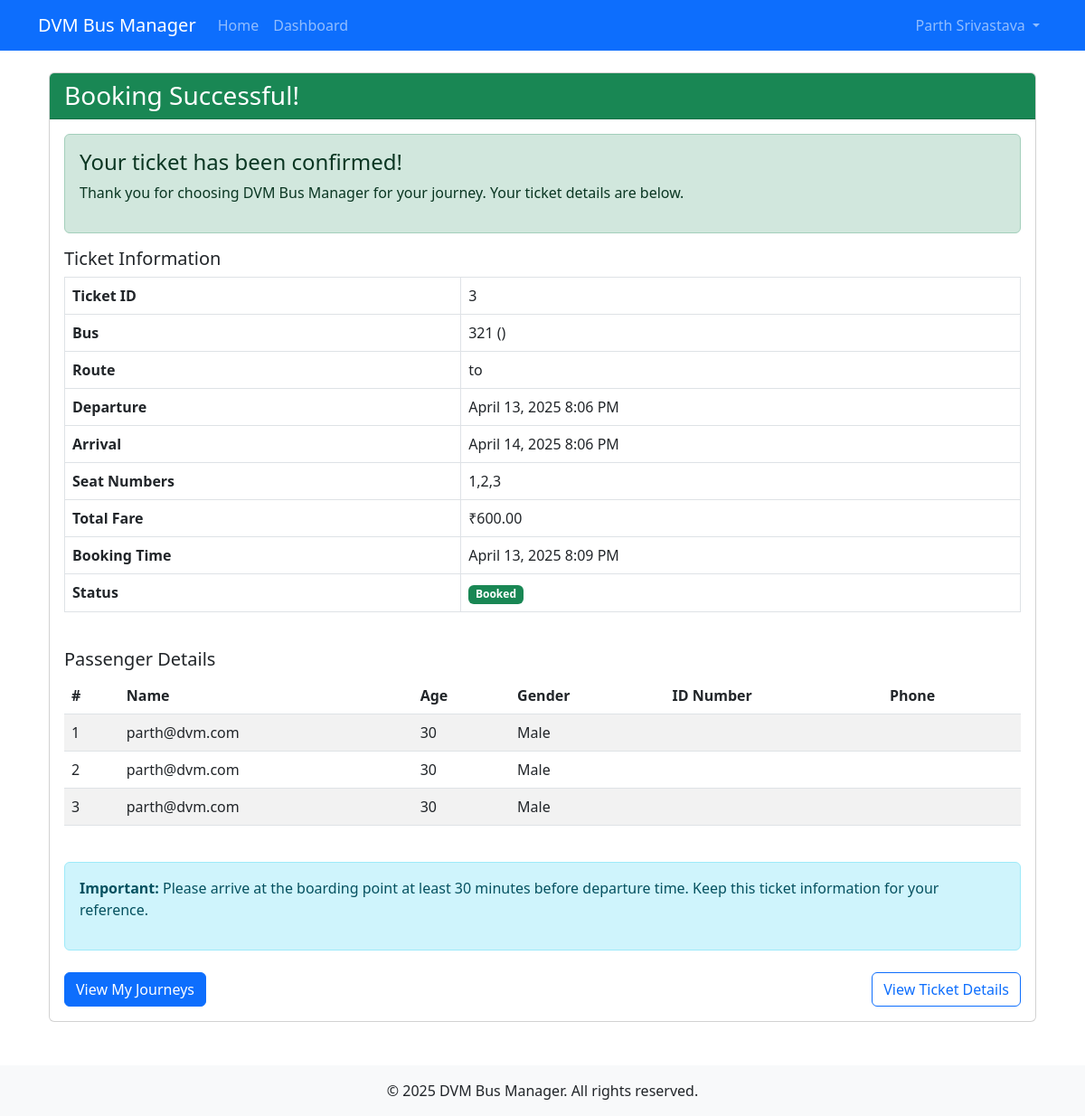
The page /booking/booking/success/3/ (signed in) on the database its author committed.
### accounts/models.py (models this page shows, shortened)
class User(AbstractUser):
    username = None  # Remove username field
    email = models.EmailField(_('email address'), unique=True)
    full_name = models.CharField(_('full name'), max_length=150)
    date_joined = models.DateTimeField(_('date joined'), default=timezone.now)
    is_passenger = models.BooleanField(default=True)
    profile_picture_url = models.URLField(_('profile picture URL'), max_length=1000, blank=True, null=True)
    objects = UserManager()
    USERNAME_FIELD = 'email'
    REQUIRED_FIELDS = ['full_name']
    class Meta:
        verbose_name = _('user')
        verbose_name_plural = _('users')

### booking/models.py (models this page shows, shortened)
class MultiStopTicket(models.Model):
    STATUS_CHOICES = (
        ('BOOKED', _('Booked')),
        ('CANCELLED', _('Cancelled')),
        ('COMPLETED', _('Completed')),
    )
    user = models.ForeignKey(settings.AUTH_USER_MODEL, on_delete=models.CASCADE, related_name='multistop_tickets')
    bus = models.ForeignKey(MultiStopBus, on_delete=models.PROTECT, related_name='tickets')
    start_stop = models.ForeignKey(RouteStop, on_delete=models.PROTECT, related_name='departure_tickets')
    end_stop = models.ForeignKey(RouteStop, on_delete=models.PROTECT, related_name='arrival_tickets')
    booking_time = models.DateTimeField(_('booking time'), default=timezone.now)
    status = models.CharField(_('status'), max_length=20, choices=STATUS_CHOICES, default='BOOKED')
    passengers = models.ManyToManyField(Passenger, related_name='multistop_tickets')
    total_fare = models.DecimalField(_('total fare'), max_digits=10, decimal_places=2)
    seat_numbers = models.CharField(_('seat numbers'), max_length=255, help_text="Comma-separated seat numbers")
    seat_class = models.CharField(_('seat class'), max_length=20, choices=MultiStopBus.SEAT_CLASS_CHOICES, default='GENERAL')
    class Meta:
        verbose_name = _('multi-stop ticket')
        verbose_name_plural = _('multi-stop tickets')
        ordering = ['-booking_time']

class MultiStopBus(models.Model):
    SEAT_CLASS_CHOICES = (
        ('GENERAL', _('General')),
        ('SLEEPER', _('Sleeper')),
        ('LUXURY', _('Luxury')),
    )
    route = models.ForeignKey(MultiStopRoute, on_delete=models.CASCADE, related_name='buses')
    bus_number = models.CharField(_('bus number'), max_length=20, unique=True)
    departure_time = models.DateTimeField(_('departure time'))
    arrival_time = models.DateTimeField(_('arrival time'))
    total_seats = models.PositiveIntegerField(_('total seats'),
                                             validators=[MinValueValidator(1)])
    available_seats = models.PositiveIntegerField(_('available seats'),
                                                 validators=[MinValueValidator(0)])
    fare = models.DecimalField(_('base fare'), max_digits=10, decimal_places=2)
    sleeper_fare = models.DecimalField(_('sleeper fare'), max_digits=10, decimal_places=2, null=True, blank=True)
    luxury_fare = models.DecimalField(_('luxury fare'), max_digits=10, decimal_places=2, null=True, blank=True)
    has_general_seats = models.BooleanField(_('has general seats'), default=True)
    has_sleeper_seats = models.BooleanField(_('has sleeper seats'), default=False)
    has_luxury_seats = models.BooleanField(_('has luxury seats'), default=False)
    is_active = models.BooleanField(_('is active'), default=True)
    class Meta:
        verbose_name = _('multi-stop bus')
        verbose_name_plural = _('multi-stop buses')
        ordering = ['departure_time']

class Passenger(models.Model):
    GENDER_CHOICES = (
        ('M', _('Male')),
        ('F', _('Female')),
        ('O', _('Other')),
    )
    name = models.CharField(_('full name'), max_length=100)
    age = models.PositiveIntegerField(_('age'))
    gender = models.CharField(_('gender'), max_length=1, choices=GENDER_CHOICES)
    id_number = models.CharField(_('ID number'), max_length=50, blank=True, null=True)
    phone = models.CharField(_('phone number'), max_length=15, blank=True, null=True)
    class Meta:
        verbose_name = _('passenger')
        verbose_name_plural = _('passengers')

### booking/views.py (the view)
# urls.py: path('booking/success/<int:ticket_id>/', views.booking_success, name='booking_success'),
@login_required
def booking_success(request, ticket_id):
    ticket = None
    is_multi_stop = False
    try:
        ticket = Ticket.objects.get(id=ticket_id, user=request.user)
    except Ticket.DoesNotExist:
        try:
            ticket = MultiStopTicket.objects.get(id=ticket_id, user=request.user)
            is_multi_stop = True
        except MultiStopTicket.DoesNotExist:
            raise Http404("Ticket not found")
    context = {
        'ticket': ticket,
        'passengers': ticket.passengers.all(),
        'is_multi_stop': is_multi_stop,
    }
    return render(request, 'booking/booking_success.html', context)

### accounts/context_processors.py (called while the page is built)
def social_auth_config(request):
    context = {
        'google_oauth_configured': False,
    }
    if hasattr(settings, 'SOCIALACCOUNT_PROVIDERS') and 'google' in settings.SOCIALACCOUNT_PROVIDERS:
        try:
            google_app = SocialApp.objects.filter(provider='google').exists()
            context['google_oauth_configured'] = google_app
        except:
            pass
    return context

### templates/booking/booking_success.html (shortened to what this page needs)
{% extends 'base.html' %}
{% block content %}
<div class="container mt-4">
    <div class="row">
        <div class="col-md-12">
            <div class="card">
                <div class="card-header bg-success text-white">
                    <h3 class="mb-0">Booking Successful!</h3>
                </div>
                <div class="card-body">
                    <div class="alert alert-success">
                        <h4 class="alert-heading">Your ticket has been confirmed!</h4>
                        <p>Thank you for choosing DVM Bus Manager for your journey. Your ticket details are below.</p>
                    </div>
                    <div class="mb-4">
                        <h5>Ticket Information</h5>
                        <div class="table-responsive">
                            <table class="table table-bordered">
                                <tbody>
                                    <tr>
                                        <th>Ticket ID</th>
                                        <td>{{ ticket.id }}</td>
                                    </tr>
                                    <tr>
                                        <th>Bus</th>
                                        <td>{{ ticket.bus.bus_number }} ({{ ticket.bus.bus_type }})</td>
                                    </tr>
                                    <tr>
                                        <th>Route</th>
                                        <td>{{ ticket.bus.source }} to {{ ticket.bus.destination }}</td>
                                    </tr>
                                    <tr>
                                        <th>Departure</th>
                                        <td>{{ ticket.bus.departure_time|date:"F d, Y g:i A" }}</td>
                                    </tr>
                                    <tr>
                                        <th>Arrival</th>
                                        <td>{{ ticket.bus.arrival_time|date:"F d, Y g:i A" }}</td>
                                    </tr>
                                    <tr>
                                        <th>Seat Numbers</th>
                                        <td>{{ ticket.seat_numbers }}</td>
                                    </tr>
                                    <tr>
                                        <th>Total Fare</th>
                                        <td>₹{{ ticket.total_fare }}</td>
                                    </tr>
                                    <tr>
                                        <th>Booking Time</th>
                                        <td>{{ ticket.booking_time|date:"F d, Y g:i A" }}</td>
                                    </tr>
                                    <tr>
                                        <th>Status</th>
                                        <td><span class="badge bg-success">{{ ticket.get_status_display }}</span></td>
                                    </tr>
                                </tbody>
                            </table>
                        </div>
                    </div>
                    <div class="mb-4">
                        <h5>Passenger Details</h5>
                        <div class="table-responsive">
                            <table class="table table-striped">
                                <thead>
                                    <tr>
                                        <th>#</th>
                                        <th>Name</th>
                                        <th>Age</th>
                                        <th>Gender</th>
                                        <th>ID Number</th>
                                        <th>Phone</th>
                                    </tr>
                                </thead>
                                <tbody>
                                    {% for passenger in passengers %}
                                    <tr>
                                        <td>{{ forloop.counter }}</td>
                                        <td>{{ passenger.name }}</td>
                                        <td>{{ passenger.age }}</td>
                                        <td>{{ passenger.get_gender_display }}</td>
                                        <td>{{ passenger.id_number }}</td>
                                        <td>{{ passenger.phone }}</td>
                                    </tr>
                                    {% endfor %}
                                </tbody>
                            </table>
                        </div>
                    </div>
                    <div class="alert alert-info mb-4">
                        <p><strong>Important:</strong> Please arrive at the boarding point at least 30 minutes before departure time. Keep this ticket information for your reference.</p>
                    </div>
                    <div class="d-flex justify-content-between">
                        <a href="{% url 'booking:user_journeys' %}" class="btn btn-primary">
                            View My Journeys
                        </a>
                        <a href="{% url 'booking:ticket_detail' ticket_id=ticket.id %}" class="btn btn-outline-primary">
                            View Ticket Details
                        </a>
                    </div>
                </div>
            </div>
        </div>
    </div>
</div>
{% endblock %}

### templates/includes/navbar.html (shortened to what this page needs)
<nav class="navbar navbar-expand-lg navbar-dark bg-primary">
    <div class="container">
        <a class="navbar-brand" href="{% url 'home' %}">DVM Bus Manager</a>
        <div class="collapse navbar-collapse" id="navbarNav">
            <ul class="navbar-nav me-auto">
                <li class="nav-item">
                    <a class="nav-link" href="{% url 'home' %}">Home</a>
                </li>
                {% if user.is_authenticated %}
                <li class="nav-item">
                    <a class="nav-link" href="{% url 'dashboard' %}">Dashboard</a>
                </li>
                {% endif %}
            </ul>
            <ul class="navbar-nav ms-auto">
                {% if user.is_authenticated %}
                    <li class="nav-item dropdown">
                        <a class="nav-link dropdown-toggle" href="#" id="navbarDropdown" role="button" data-bs-toggle="dropdown" aria-expanded="false">
                            {{ user.full_name|default:user.email }}
                        </a>
                    </li>
                {% endif %}
            </ul>
        </div>
    </div>
</nav>

### rows shown on the page
User: full_name "Parth Srivastava"
MultiStopTicket: id "3", bus.bus_number "321", bus.departure_time "April 13, 2025 8:06 PM", bus.arrival_time "April 14, 2025 8:06 PM", seat_numbers "1,2,3", total_fare "600.00", booking_time "April 13, 2025 8:09 PM", status "Booked"
Passenger: name "parth@dvm.com", age "30", gender "Male"
Passenger: name "parth@dvm.com", age "30", gender "Male"
Passenger: name "parth@dvm.com", age "30", gender "Male"
